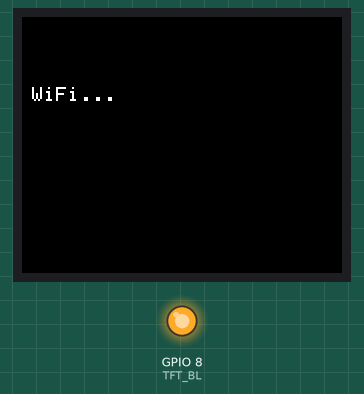
A sketch run on a simulated ESP32-C3. Shown: 160×128 colour display, output pins drawn as LEDs (lit = HIGH). WiFi joins after 1.5 s; servers stay silent unless stated; network time is answered at once with the bench clock; the local clock reads 2024-03-15 10:24:30 at power-on unless the sketch sets it; what the sketch prints to the serial monitor is not drawn.

Above: at 1.2 s.
At 5.99 s:
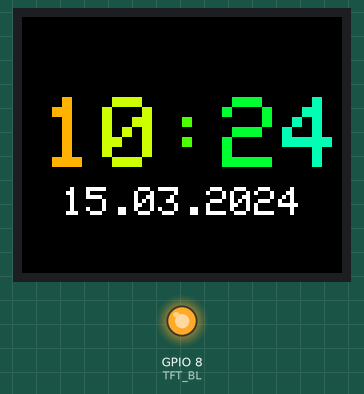
At 10.77 s:
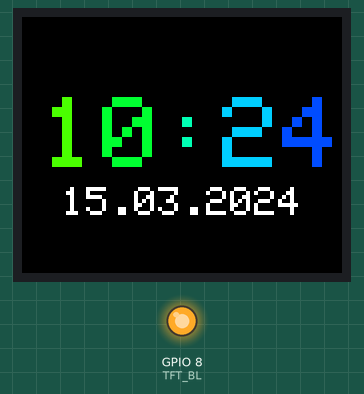
At 20.47 s:
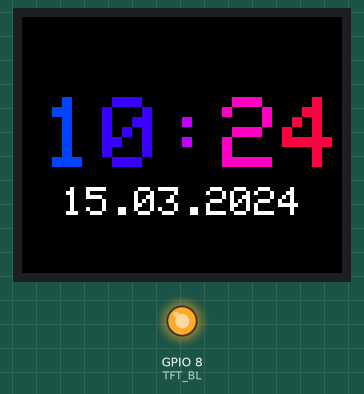
At 30.18 s:
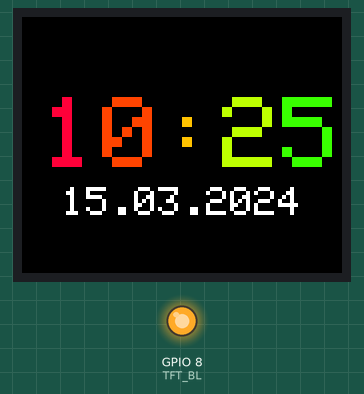
At 39.89 s:
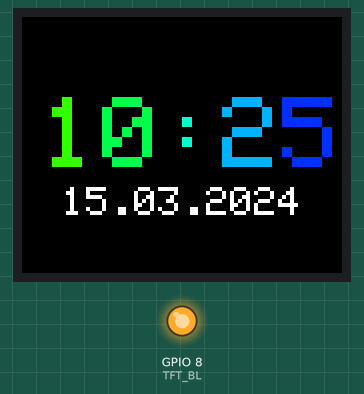

Measured:
- what the display in image 0 shows lasts 1.5 s, from 1.2 s to 2.7 s

The sketch:

esp32-c3-st7735-rainbow-clock.ino
```cpp
// ===============================================================
// Проект: Радужные часы на ESP32-C3 и дисплее ST7735
// Авторы: Пользователь и DeepSeek
// Версия: 1.0
// Дата: 2026
// Описание: Часы с крупными радужными цифрами на черном фоне,
//           синхронизация времени по NTP, плавное переливание цветов
// ===============================================================

// Подключаем необходимые библиотеки
#include <WiFi.h>              // Для работы с Wi-Fi
#include <NTPClient.h>          // Для получения времени по NTP
#include <WiFiUdp.h>            // Для UDP соединения (нужен NTPClient)
#include <Adafruit_GFX.h>       // Графическая библиотека Adafruit
#include <Adafruit_ST7735.h>    // Библиотека для дисплея ST7735
#include <SPI.h>                // Для SPI интерфейса
#include <Fonts/FreeSansBold12pt7b.h>  // Жирный шрифт (опционально)

// ========== РАЗРЕШЕНИЕ ДИСПЛЕЯ ==========
// Важно! Из-за особенностей ориентации (rotation 3)
// ширина и высота меняются местами
#define TFT_WIDTH  160  // Фактическая ширина в данной ориентации
#define TFT_HEIGHT 80   // Фактическая высота в данной ориентации

// ========== СМЕЩЕНИЕ ЭКРАНА ==========
// Компенсирует сдвиг изображения при rotation 3
// Подобрано экспериментально для полного заполнения экрана
#define Y_OFFSET 25

// ========== НАСТРОЙКИ Wi-Fi ==========
// Введите данные вашей Wi-Fi сети
const char* ssid = "YOUR WIFI NAME";
const char* password = "YOUR WIFI PASS";

// ========== НАСТРОЙКИ ДИСПЛЕЯ ==========
// Пины подключения согласно схеме выше
#define TFT_CS    7   // Chip Select
#define TFT_DC    2   // Data/Command
#define TFT_RST   3   // Reset
#define TFT_BL    8   // Backlight (подсветка)

// Создаем объект дисплея
Adafruit_ST7735 tft = Adafruit_ST7735(TFT_CS, TFT_DC, TFT_RST);

// ========== НАСТРОЙКИ ВРЕМЕНИ ==========
WiFiUDP ntpUDP;  // Для NTP
const long utcOffsetInSeconds = 14400;  // Смещение для Ульяновска (UTC+4)
NTPClient timeClient(ntpUDP, "pool.ntp.org", utcOffsetInSeconds);

// ========== ПЕРЕМЕННЫЕ ==========
String currentTime = "--:--";        // Текущее время (ЧЧ:ММ)
String currentDate = "01.01.1970";    // Текущая дата (ДД.ММ.ГГГГ)
int hueOffset = 0;                    // Смещение для анимации цветов

// ========== ФУНКЦИЯ ПРЕОБРАЗОВАНИЯ HSV В RGB565 ==========
// Преобразует цвет из модели HSV (оттенок) в RGB565
// Параметры: h - оттенок (0-359)
// Возвращает: 16-битный цвет в формате RGB565
uint16_t hsvToRgb565(int h) {
  byte r, g, b;
  int region, remainder;

  h = h % 360;  // Нормализуем оттенок

  // Разбиваем цветовой круг на 6 регионов
  if (h < 120) {
    region = h / 60;
    remainder = h % 60;
    if (region == 0) { r = 255; g = remainder * 4.25; b = 0; }
    if (region == 1) { r = 255 - remainder * 4.25; g = 255; b = 0; }
  } else if (h < 240) {
    h -= 120;
    region = h / 60;
    remainder = h % 60;
    if (region == 0) { r = 0; g = 255; b = remainder * 4.25; }
    if (region == 1) { r = 0; g = 255 - remainder * 4.25; b = 255; }
  } else {
    h -= 240;
    region = h / 60;
    remainder = h % 60;
    if (region == 0) { r = remainder * 4.25; g = 0; b = 255; }
    if (region == 1) { r = 255; g = 0; b = 255 - remainder * 4.25; }
  }

  // Конвертируем 8-битные RGB в 16-битный RGB565
  return ((r & 0xF8) << 8) | ((g & 0xFC) << 3) | (b >> 3);
}

// ========== ФУНКЦИЯ РИСОВАНИЯ РАДУЖНОГО ТЕКСТА ==========
// Рисует текст, где каждый символ имеет свой цвет
// Параметры:
//   text - строка для вывода
//   x, y - координаты начала
//   textSize - размер шрифта (1-5)
void drawRainbowText(String text, int x, int y, int textSize) {
  tft.setTextSize(textSize);

  for (int i = 0; i < text.length(); i++) {
    // Каждый символ имеет свой оттенок, смещенный во времени
    int hue = (i * 30 + hueOffset) % 360;
    tft.setTextColor(hsvToRgb565(hue));
    tft.setCursor(x + i * (6 * textSize), y);
    tft.print(text.charAt(i));
  }
}

// ========== ФУНКЦИЯ ОТОБРАЖЕНИЯ ВРЕМЕНИ ==========
// Оптимизирована для уменьшения мерцания
void displayTime() {
  // Статические переменные сохраняют значения между вызовами
  static String lastTime = "";
  static String lastDate = "";

  String hourStr = currentTime.substring(0, 2);
  String minuteStr = currentTime.substring(3, 5);
  String fullTime = hourStr + ":" + minuteStr;

  // Обновляем смещение цвета для анимации (плавное переливание)
  hueOffset = (hueOffset + 2) % 360;

  // ВСЕГДА перерисовываем время (для анимации цветов)
  // Но очищаем только область времени, а не весь экран
  tft.fillRect(0, 10 + Y_OFFSET, TFT_WIDTH, 45, ST77XX_BLACK);
  drawRainbowText(fullTime, 10, 15 + Y_OFFSET, 5);

  // ДАТУ перерисовываем ТОЛЬКО если она изменилась
  // Это экономит ресурсы и уменьшает мерцание
  if (currentDate != lastDate) {
    // Очищаем только область даты
    tft.fillRect(0, 55 + Y_OFFSET, TFT_WIDTH, 20, ST77XX_BLACK);

    tft.setTextColor(ST77XX_WHITE);
    tft.setTextSize(2);
    tft.setCursor((TFT_WIDTH - (currentDate.length() * 12)) / 2, 60 + Y_OFFSET);
    tft.print(currentDate);
    lastDate = currentDate;
  }

  lastTime = fullTime;
}

// ========== SETUP ==========
// Выполняется один раз при запуске
void setup() {
  Serial.begin(115200);
  delay(1000);
  Serial.println("Starting Rainbow Clock...");

  // Инициализация SPI с правильными пинами
  SPI.begin(4, -1, 5, 7);  // SCK=4, MISO=-1, MOSI=5, CS=7
  SPI.setFrequency(20000000);  // 20 МГц для стабильной работы

  // Включаем подсветку дисплея
  pinMode(TFT_BL, OUTPUT);
  digitalWrite(TFT_BL, HIGH);

  // Инициализация дисплея
  tft.initR(INITR_BLACKTAB);  // Для ST7735 с черной вкладкой
  tft.setRotation(3);  // Важно! Подобрано для правильной ориентации

  tft.fillScreen(ST77XX_BLACK);
  tft.setTextColor(ST77XX_WHITE);
  tft.setCursor(5, 10 + Y_OFFSET);
  tft.print("WiFi...");

  // Подключение к Wi-Fi
  WiFi.mode(WIFI_STA);
  WiFi.begin(ssid, password);

  int attempts = 0;
  while (WiFi.status() != WL_CONNECTED && attempts < 60) {
    delay(500);
    Serial.print(".");
    attempts++;
  }

  if (WiFi.status() == WL_CONNECTED) {
    Serial.println("\nWiFi OK");
    timeClient.begin();  // Запускаем NTP клиент

    // Пытаемся получить время
    int ntpAttempts = 0;
    while (!timeClient.update() && ntpAttempts < 10) {
      timeClient.forceUpdate();
      ntpAttempts++;
      delay(1000);
    }
  }

  tft.fillScreen(ST77XX_BLACK);
}

// ========== LOOP ==========
// Выполняется бесконечно
void loop() {
  timeClient.update();  // Обновляем время

  // Получаем время в формате ЧЧ:ММ
  String fullTime = timeClient.getFormattedTime();
  currentTime = fullTime.substring(0, 5);

  // Получаем дату
  time_t epochTime = timeClient.getEpochTime();
  struct tm *ptm = localtime(&epochTime);
  char dateStr[15];
  sprintf(dateStr, "%02d.%02d.%04d",
          ptm->tm_mday,
          ptm->tm_mon + 1,
          ptm->tm_year + 1900);
  currentDate = String(dateStr);

  displayTime();  // Отображаем на экране
  delay(150);      // Небольшая задержка для плавности
}
```
